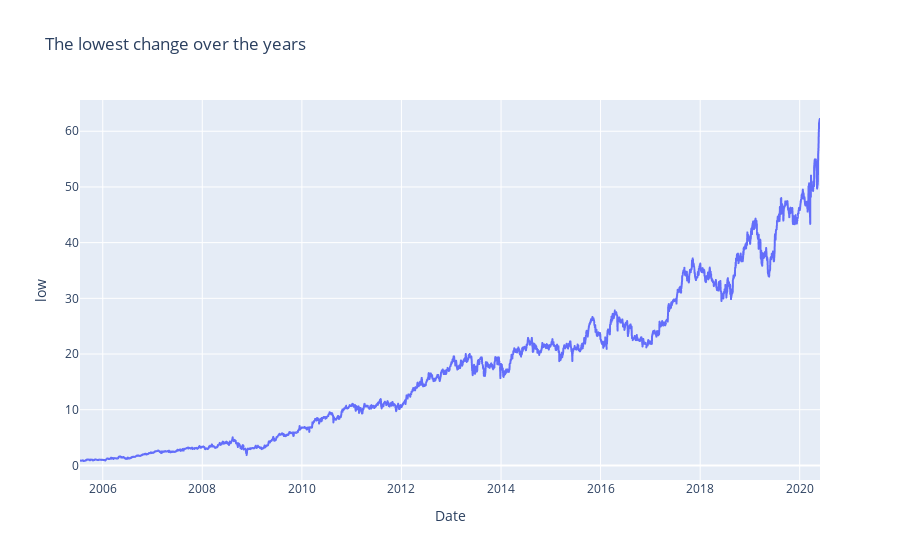

Source (notebook cell):
### Code cell
fig = px.line(bimas, x = 'Date', y = 'low', title='The lowest change over the years')
fig.show()

### Figure 1 — Plotly figure (JSON) as saved in the notebook; plotly's stock layout.template omitted (floating-point values rounded to 4 significant figures; data arrays with more than 128 entries replaced by an {"elided": "..."} marker saying what was removed)
{"data": [{"hovertemplate": "Date=%{x}<br>low=%{y}<extra></extra>", "legendgroup": "", "line": {"color": "#636efa", "dash": "solid"}, "marker": {"symbol": "circle"}, "mode": "lines", "name": "", "showlegend": false, "type": "scattergl", "x": {"elided": "3739 str values"}, "xaxis": "x", "y": {"elided": "3739 float values"}, "yaxis": "y"}], "layout": {"legend": {"tracegroupgap": 0}, "title": {"text": "The lowest change over the years"}, "xaxis": {"anchor": "y", "domain": [0, 1], "title": {"text": "Date"}}, "yaxis": {"anchor": "x", "domain": [0, 1], "title": {"text": "low"}}}}
